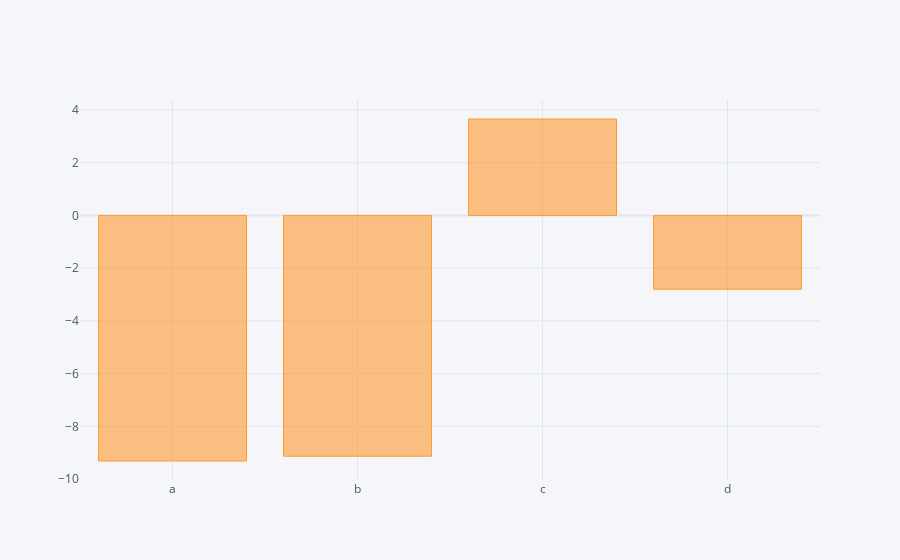

Write notebook code for a chart like this one.
### Code cell
df1.sum().iplot(kind = "bar")

### Figure 1 — Plotly figure (JSON) as saved in the notebook; plotly's stock layout.template omitted (floating-point values rounded to 4 significant figures)
{"data": [{"marker": {"color": "rgba(255, 153, 51, 0.6)", "line": {"color": "rgba(255, 153, 51, 1.0)", "width": 1}}, "name": "None", "orientation": "v", "text": "", "type": "bar", "x": ["a", "b", "c", "d"], "y": [-9.313, -9.132, 3.658, -2.797]}], "layout": {"legend": {"bgcolor": "#F5F6F9", "font": {"color": "#4D5663"}}, "paper_bgcolor": "#F5F6F9", "plot_bgcolor": "#F5F6F9", "title": {"font": {"color": "#4D5663"}}, "xaxis": {"gridcolor": "#E1E5ED", "showgrid": true, "tickfont": {"color": "#4D5663"}, "title": {"font": {"color": "#4D5663"}, "text": ""}, "zerolinecolor": "#E1E5ED"}, "yaxis": {"gridcolor": "#E1E5ED", "showgrid": true, "tickfont": {"color": "#4D5663"}, "title": {"font": {"color": "#4D5663"}, "text": ""}, "zerolinecolor": "#E1E5ED"}}}
